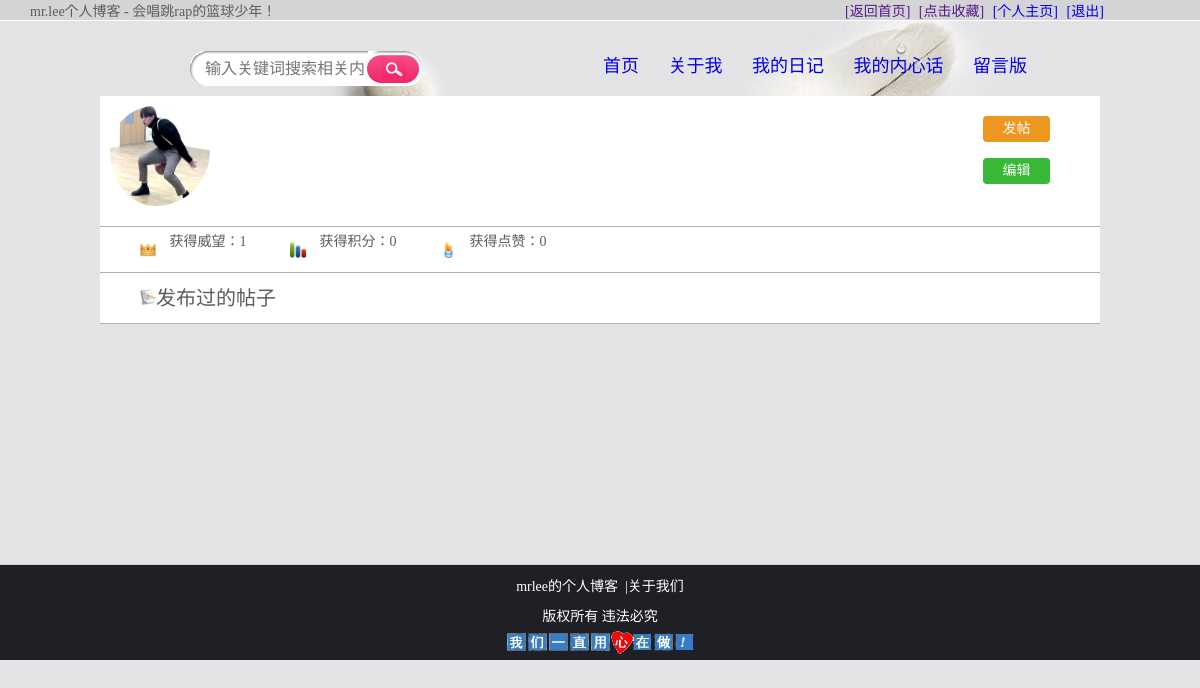
The app's page /index.php?a=user (signed in) with its own data.
### tables this page shows
CREATE TABLE `forum_user` (
  `uid` int(11) unsigned NOT NULL AUTO_INCREMENT COMMENT '用户id',
  `nickname` varchar(50) DEFAULT NULL COMMENT '用户昵称',
  `head` varchar(100) DEFAULT NULL COMMENT '用户头像',
  `account` varchar(50) DEFAULT NULL COMMENT '账号',
  `email` varchar(50) DEFAULT NULL COMMENT '用户邮箱',
  `psword` char(32) DEFAULT NULL COMMENT '密码',
  `add_time` int(11) unsigned DEFAULT NULL COMMENT '注册时间',
  `status` tinyint(1) unsigned DEFAULT '1' COMMENT '状态1开启0关闭2审核',
  `prestige` int(11) DEFAULT '1' COMMENT '用户威望，相同与等级',
  `jifen` int(11) DEFAULT '0' COMMENT '用户的积分',
  `is_admin` tinyint(1) unsigned DEFAULT '0' COMMENT '管理员1是0否',
  `agree` int(11) DEFAULT '0' COMMENT '给用户主页点赞',
  PRIMARY KEY (`uid`)
);

### model/function.php (called while the page is built, shortened)
<?php
function auto_load_tpl($tplName)
{
    include 'view/tpl/'.$tplName.'.php';
}
function db_connect($db)
{
    $conn = mysqli_connect($db['db_host'], $db['db_user'], $db['db_pass'],$db['db_name']);
    mysqli_query($conn,"set names utf8");
    return $conn;
}
function find($table,$db,$where_k,$where_v)
{
    $conn = db_connect($db);
    $sql = 'SELECT * FROM '.$table.' WHERE '.$where_k.'="'.$where_v.'" LIMIT 1';
    $rows=[];
    if ($result = mysqli_query($conn, $sql)) {
        $rows = mysqli_fetch_assoc($result);
    }
    return $rows;
}

### index.php (called while the page is built)
<?php include "model/config.php"; ?>
<?php
	include "view/inc/header_inc.php";
?>
<?php auto_load_tpl($tplName); ?>
<?php include "view/inc/footer_inc.php"; ?>

### controller/userAction.php (called while the page is built, shortened)
<?php
include 'model/function.php';
if(isset($_SESSION['user'])){
	$userList	=	$_SESSION['user'];
}else{
	echo '<script> alert(\'未登录，请先登录！~~\');location.href=\'index.php?a=login\';</script>';
	exit;
}
$uid=$userList['uid'];
$userList = find($userTable,$db,'uid',$uid);

### model/config.php (called while the page is built, shortened)
<?php
$db=array(
	'db_host' => '127.0.0.1',
	'db_user' => 'root',
	'db_pass' => '',
	'db_name' =>'skingblog'
	);
$userTable = 'forum_user';
$getNo = isset($_GET['a']) ? $_GET['a'] : 'list';
switch ($getNo)
{
    case 'user':
        include 'controller/userAction.php';break;
}
?>

### view/tpl/user_tpl.php (the view, shortened to what this page needs)
<div id="content">
  <div class="homaMain">
    <div class="homeTop">
        <div class="homeTopLeft">
          <img src="static/my_1.jpg" alt="">
        </div>
        <div class="homeTopRight">
          <a href="index.php?a=add" class="homeTopRight1">发帖</a><br/>
          <br/>
          <a href="index.php?a=userinfo" class="homeTopRight2">编辑</a>
        </div>
    </div>
    <div class="homeTopButton">
      <img src="public/images/home_wei.png" alt="">
      <a>获得威望：<?php echo $userList['prestige']; ?></a>
      <img src="public/images/home_jifen.png" alt="">
      <a>获得积分：<?php echo $userList['jifen']; ?></a>
      <img src="public/images/home_dianzan.png" alt="">
      <a>获得点赞：<?php echo $userList['agree']; ?></a>
    </div>
    <div class="homeContent">
      <div class="contentTitle">
        <p>发布过的帖子</p>
      </div>
    </div>
  </div>
</div>

### public/css/main.css (style rules this page uses)
* { margin:0; padding:0px; }
body { font-size:14px; font-family:"微软雅黑"; background:#E3E3E5 url(../images/bg.jpg) 50% top scroll no-repeat; color:#5d5d5d; }
a { text-decoration:none; }
img { display:block;border:0px; }
#content { width:1000px; margin:5px auto; }

### public/css/style.css (style rules this page uses)
* { margin:0px; padding:0px; }
body { font-size:14px; font-family:"微软雅黑"; background:#E3E3E5 url(../images/bg.jpg) 50% top scroll no-repeat; color:#5d5d5d; }
a { text-decoration:none; }
img { display:block; border:0px; }
.homaMain { width: 1000px; height: 100%; background: #FFFFFF; }
.homeTop { height: 130px; width: 1000px; }
.homeTopLeft img { border-radius: 100px; width: 100px; height: 100px; padding-top: 10px; padding-left: 10px; float: left; }
.homeTopRight { float: right; padding-top: 20px; padding-right: 50px; }
.homeTopRight1,.homeTopRight2 { background: #EC971F; color: #fff; display:inline-block; width: 67px; height: 26px; border-radius: 4px; text-align: center; line-height: 26px; }
.homeTopRight2 { background: #38B836; }
.homeTopButton { border-top: 1px solid #B1B1B1; border-bottom: 1px solid #B1B1B1; height: 45px; }
.homeTopButton a { padding-top: 30px; padding-left: 10px; }
.homeTopButton img { padding-top: 15px; padding-left: 40px; display: inline-block; vertical-align:middle }
.homeContent { height: 100%; }
.contentTitle { height: 50px; border-bottom: 1px solid #B1B1B1; line-height: 50px; font-size: 20px; padding-left: 40px; }
.contentTitle p:before { content: url(../images/home_wz.png); }

### records on screen
forum_user: prestige "1", jifen "0", agree "0"
